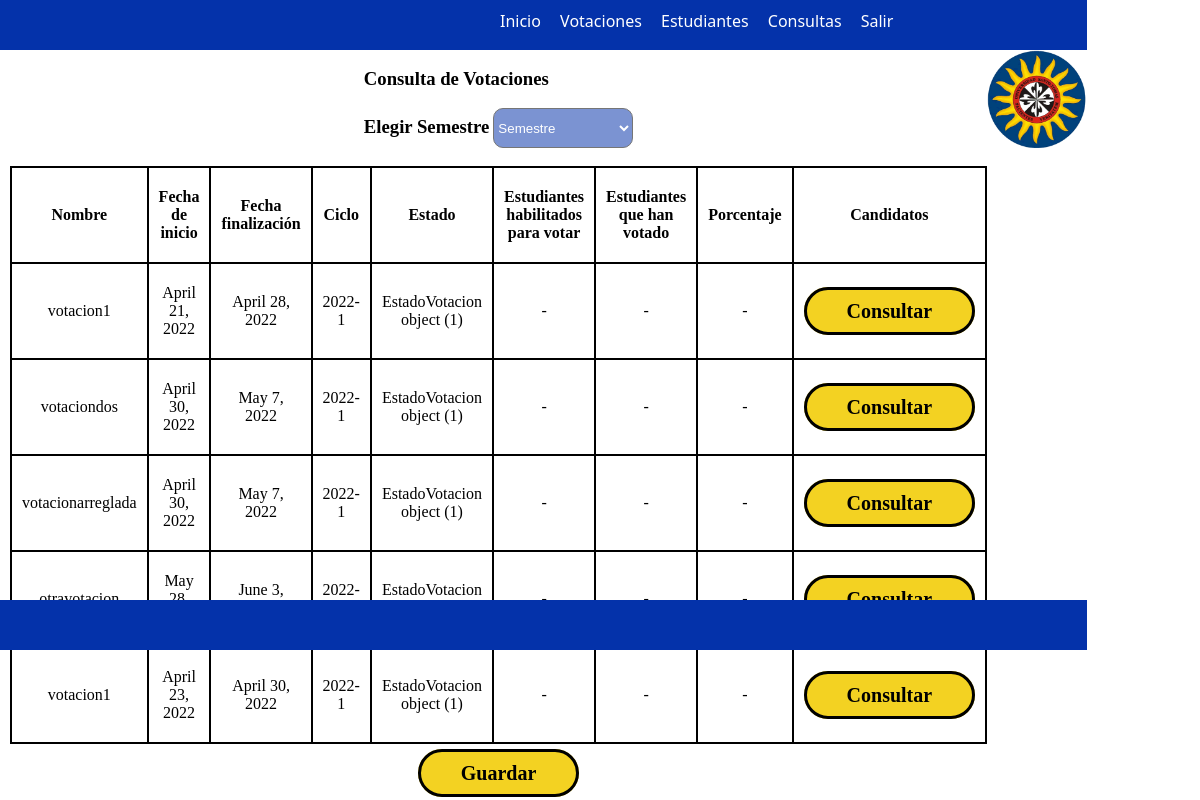
Screenshot of /consultar_votacionsemestre/ (signed in) with the database file from the repository.
### app/models.py (models this page shows, shortened)
class Votacion (models.Model):
    nombre= models.CharField(max_length=45, null=False)
    tipo= models.ForeignKey(TipoVotacion,
        related_name='tipos_votaciones',
        on_delete=models.PROTECT
    )
    estado= models.ForeignKey(EstadoVotacion,
        related_name='estado_votaciones',
        on_delete=models.PROTECT
    )
    facultad= models.ForeignKey(Facultad,
        related_name='facultad_votaciones',
        null=False,
        on_delete=models.PROTECT
    )
    fechaInicio=models.DateField(auto_now=False, auto_now_add=False, null=True)
    fechaFinal=models.DateField(auto_now=False, auto_now_add=False,null=True)
    class Meta:
        app_label= 'app'

class EstadoVotacion (models.Model):
    nombre= models.CharField(max_length=45, null=False)
    codigo= models.CharField(max_length=45, null=False)
    class Meta:
        app_label= 'app'

### app/views.py (the view)
# urls.py: path('consultar_votacionsemestre/', views.consultar_votacionsemestre, name='consultar_votacionsemestre'),
@login_required
def consultar_votacionsemestre(request):
    listav = Votacion.objects.all()
    print(listav)
    contexto ={
        'consultar_votacionsemestre':listav,
    }
    return render(request, 'app/consultar_votacionsemestre.html',contexto)

### app/templates/app/Consultar_votacionsemestre.html (shortened to what this page needs)
{% load static %}
<html lang="en">
<head>
    <link href="{% static 'app/css/estilo_consultavotacion.css' %}" rel="stylesheet">
</head>
<body>
      <div class="contenedor" >
        <div class="header">
          <ul id="menu">
            <li ><a href="{% url 'app:menu_decano' %}">Inicio</a></li>
            <li ><a href="{% url 'app:vot' %}">Votaciones</a></li>
            <li><a href="{% url 'app:est' %}">Estudiantes</a></li>
            <li><a href="{% url 'app:consult' %}">Consultas</a></li>
            <li><a href="{% url 'app:ingresar' %}" >Salir</a></li>
        </ul>
        </div>
            <div class="contenido">
                <br>
                <h3>Consulta de Votaciones</h2>
                <br><br>
                <h3>Elegir Semestre</h3>
                <select>
                    <option value="">Semestre</option>
                </select>
                <br><br>
                <table>
                          <thead>
                            <tr>
                              <th>Nombre</th>
                              <th>Fecha de inicio</th>
                              <th>Fecha finalización</th>
                              <th>Ciclo</th>
                              <th>Estado</th>
                              <th>Estudiantes habilitados para votar</th>
                              <th>Estudiantes que han votado</th>
                              <th>Porcentaje</th>
                              <th>Candidatos</th>
                            </tr>
                          </thead>
                          <tbody>
                            {%for listav  in consultar_votacionsemestre%}
                            <tr class="fila">
                              <td>{{listav.nombre}}</td>
                              <td>{{listav.fechaInicio}}</td>
                              <td>{{listav.fechaFinal}}</td>
                              <td>2022-1</td>
                              <td>{{listav.estado}}</td>
                              <td>-</td>
                              <td>-</td>
                              <td>-</td>
                              <td>
                                <a href="{% url 'app:candidatos-ganadores' %}"class="cr">Consultar</a>
                              </td>
                            </tr>
                            {% endfor %}
                          </tbody>
                        </table>
                        <br>
                        <a href="" class="cr">Guardar</a>
          </div>
              <div class="contenido2">
                <img src="{% static 'app/image/Logotipo_USTA_Colombia.png' %}" alt="logo" width="100">              </div>
              <div class="footer"></div>
            </div>
</body>
</html>

### app/static/app/css/estilo_consultavotacion.css (style rules this page uses)
* { margin: 0; padding: 0; box-sizing: border-box; }
ul li { display: inline; margin-right: 15px; position: relative; left: 500px; top: 10px; }
ul a { text-decoration: none; background: #0432AA; color: #fff; }
.contenedor { background: rgb(255, 255, 255); width: auto; height: auto ; display: grid; grid-template: 50px 550px 50px / 1fr 0.3fr; }
.header { grid-row: 1 / 2; grid-column: 1 / 3; list-style-type: none; font-family: "Segoe UI", Tahoma, Geneva, Verdana, sans-serif; background: #0432AA; height: 50px; }
.contenido { background: #ffffff; grid-row: 2 /3; grid-column: 1 /2; justify-items: center; align-items: end; padding-left: 10px; }
.contenido2 { background: #ffffff; grid-row: 2 /3; grid-column: 2 /3; justify-items: center; align-items: end; }
.footer { background: #0432AA; grid-row: 3 / 4; grid-column: 1 / 3; }
table { margin: auto; }
table,th,td { border: 2px solid black; border-collapse: collapse; padding: 20px 10px; text-align: center; }
td { cursor: pointer; }
h3 { display:inline; }
.cr { text-decoration:none; font-weight: 600; font-size: 20px; color:#000000; padding-top:10px; padding-bottom:10px; padding-left:40px; padding-right:40px; background-color: F3D222; border-color: #000000; border-width: 3px; border-style: solid; border-radius:35px; }
select { background: #0433aa86; color: white; border-radius: 10px; height: 40px; width: 140px; }

### rows the page displays
Votacion: nombre "votacion1", fechaInicio "April 21, 2022", fechaFinal "April 28, 2022", estado "EstadoVotacion object (1)"
Votacion: nombre "votaciondos", fechaInicio "April 30, 2022", fechaFinal "May 7, 2022", estado "EstadoVotacion object (1)"
Votacion: nombre "votacionarreglada", fechaInicio "April 30, 2022", fechaFinal "May 7, 2022", estado "EstadoVotacion object (1)"
Votacion: nombre "otravotacion", fechaInicio "May 28,…", fechaFinal "June 3,…", estado "EstadoVotacion…"
Votacion: nombre "votacion1", fechaInicio "April 23, 2022", fechaFinal "April 30, 2022", estado "EstadoVotacion object (1)"
